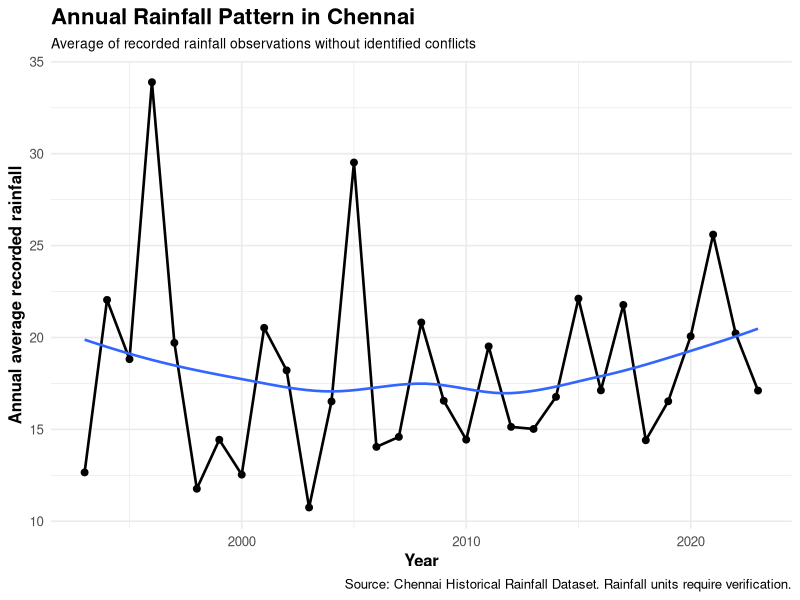
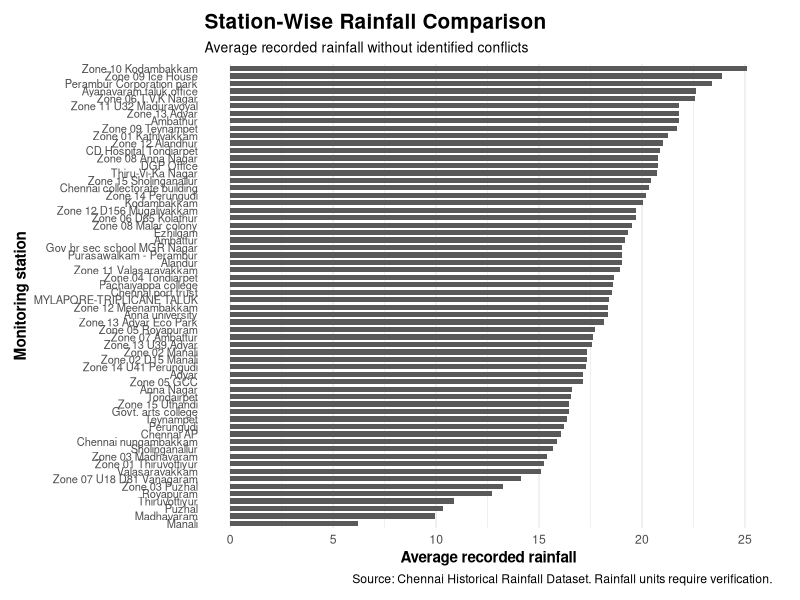
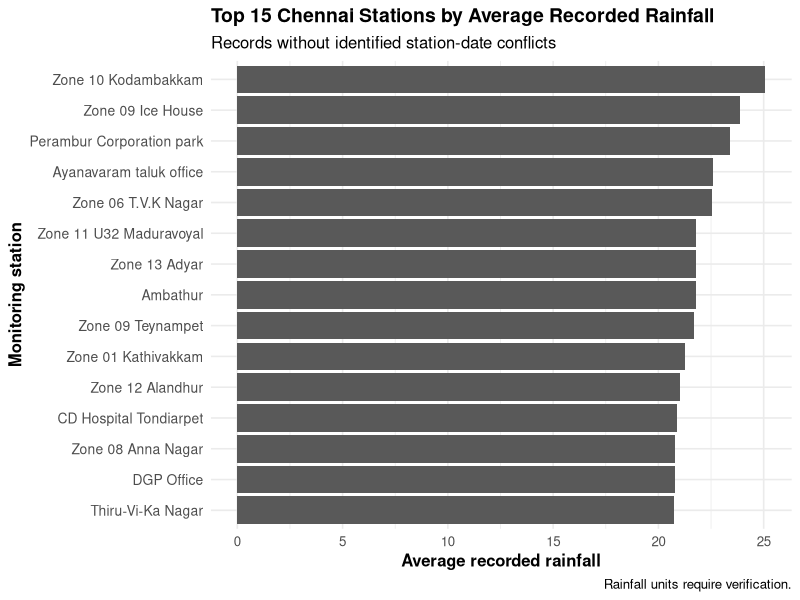
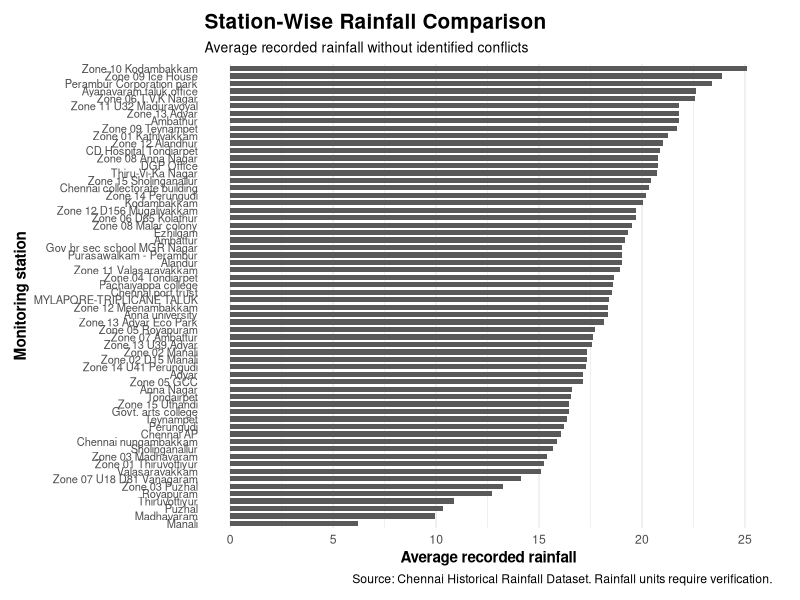

Recreate these plots in R, in order.
# ============================================
# ECOSHIELD: ANNUAL RAINFALL VISUALIZATION
# ============================================

library(dplyr)
library(ggplot2)
library(readr)
library(lubridate)

# Load the prepared dataset
rainfall_analysis <- read_csv(
  "data/rainfall_analysis.csv",
  show_col_types = FALSE
)

# Exclude station-date groups with conflicting values
rainfall_clean_analysis <- rainfall_analysis %>%
  filter(Data_Quality == "No conflicting values")

# Calculate annual average recorded rainfall
annual_rainfall <- rainfall_clean_analysis %>%
  mutate(Year = year(Date)) %>%
  group_by(Year) %>%
  summarise(
    Average_Rainfall = mean(Rainfall, na.rm = TRUE),
    Number_of_Records = n(),
    Number_of_Stations = n_distinct(Station),
    .groups = "drop"
  )

# Create annual rainfall chart
ggplot(
  annual_rainfall,
  aes(
    x = Year,
    y = Average_Rainfall
  )
) +
  geom_line(linewidth = 0.9) +
  geom_point(size = 2) +
  geom_smooth(
    method = "loess",
    se = FALSE,
    linewidth = 0.9
  ) +
  labs(
    title = "Annual Rainfall Pattern in Chennai",
    subtitle = "Average of recorded rainfall observations without identified conflicts",
    x = "Year",
    y = "Annual average recorded rainfall",
    caption = paste(
      "Source: Chennai Historical Rainfall Dataset.",
      "Rainfall units require verification."
    )
  ) +
  theme_minimal(base_size = 12) +
  theme(
    plot.title = element_text(
      face = "bold",
      size = 16
    ),
    plot.subtitle = element_text(size = 10),
    axis.title = element_text(face = "bold")
  )

# Save the annual summary
write_csv(
  annual_rainfall,
  "data/annual_rainfall_summary.csv"
)

cat("Annual rainfall visualization completed!\n")
cat("Annual summary saved to data/annual_rainfall_summary.csv\n")

# ============================================
# ECOSHIELD: IMPROVED STATION-WISE COMPARISON
# ============================================

library(dplyr)
library(ggplot2)
library(readr)
library(stringr)

# Load analysis dataset
rainfall_analysis <- read_csv(
  "data/rainfall_analysis.csv",
  show_col_types = FALSE
)

# Exclude records with identified conflicts
rainfall_station_clean <- rainfall_analysis %>%
  filter(Data_Quality == "No conflicting values")

# Calculate average recorded rainfall by station
station_rainfall <- rainfall_station_clean %>%
  group_by(Station) %>%
  summarise(
    Average_Rainfall = mean(Rainfall, na.rm = TRUE),
    Number_of_Records = n(),
    .groups = "drop"
  ) %>%
  arrange(Average_Rainfall)

# Create improved chart
station_plot <- ggplot(
  station_rainfall,
  aes(
    x = Average_Rainfall,
    y = reorder(Station, Average_Rainfall)
  )
) +
  geom_col(width = 0.7) +
  labs(
    title = "Station-Wise Rainfall Comparison",
    subtitle = "Average recorded rainfall without identified conflicts",
    x = "Average recorded rainfall",
    y = "Monitoring station",
    caption = paste(
      "Source: Chennai Historical Rainfall Dataset.",
      "Rainfall units require verification."
    )
  ) +
  theme_minimal(base_size = 11) +
  theme(
    plot.title = element_text(
      face = "bold",
      size = 15
    ),
    plot.subtitle = element_text(size = 10),
    axis.text.y = element_text(size = 8),
    axis.title = element_text(face = "bold"),
    panel.grid.major.y = element_blank(),
    plot.margin = margin(10, 20, 10, 10)
  )

# Display chart
print(station_plot)

# Save summary
write_csv(
  station_rainfall,
  "data/station_rainfall_summary.csv"
)

# Save a high-resolution image
ggsave(
  filename = "data/station_rainfall_comparison.png",
  plot = station_plot,
  width = 10,
  height = max(7, nrow(station_rainfall) * 0.22),
  dpi = 300,
  limitsize = FALSE
)

cat("Improved station-wise rainfall chart saved successfully!\n")

# ============================================
# ECOSHIELD: TOP 15 STATIONS BY AVERAGE RAINFALL
# ============================================

library(dplyr)
library(ggplot2)
library(readr)

# Load analysis dataset
rainfall_analysis <- read_csv(
  "data/rainfall_analysis.csv",
  show_col_types = FALSE
)

# Exclude station-date groups with identified conflicts
rainfall_station_clean <- rainfall_analysis %>%
  filter(Data_Quality == "No conflicting values")

# Calculate station-wise averages
station_rainfall <- rainfall_station_clean %>%
  group_by(Station) %>%
  summarise(
    Average_Rainfall = mean(Rainfall, na.rm = TRUE),
    Number_of_Records = n(),
    .groups = "drop"
  )

# Select the 15 stations with the highest averages
top_15_stations <- station_rainfall %>%
  slice_max(
    order_by = Average_Rainfall,
    n = 15,
    with_ties = FALSE
  ) %>%
  arrange(Average_Rainfall)

# Create readable chart
ggplot(
  top_15_stations,
  aes(
    x = Average_Rainfall,
    y = reorder(Station, Average_Rainfall)
  )
) +
  geom_col() +
  labs(
    title = "Top 15 Chennai Stations by Average Recorded Rainfall",
    subtitle = "Records without identified station-date conflicts",
    x = "Average recorded rainfall",
    y = "Monitoring station",
    caption = "Rainfall units require verification."
  ) +
  theme_minimal(base_size = 12) +
  theme(
    plot.title = element_text(
      face = "bold",
      size = 14
    ),
    axis.text.y = element_text(size = 10),
    axis.title = element_text(face = "bold")
  )

# Save the summary
write_csv(
  top_15_stations,
  "data/top_15_rainfall_stations.csv"
)

cat("Top 15 station chart created successfully!\n")
